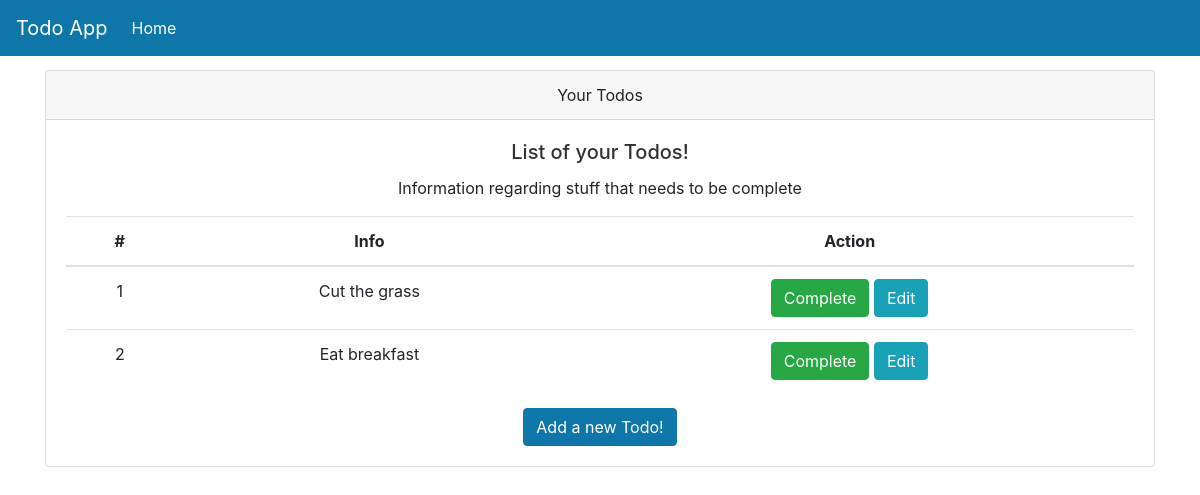
Page /todos/ on the earlier database version.
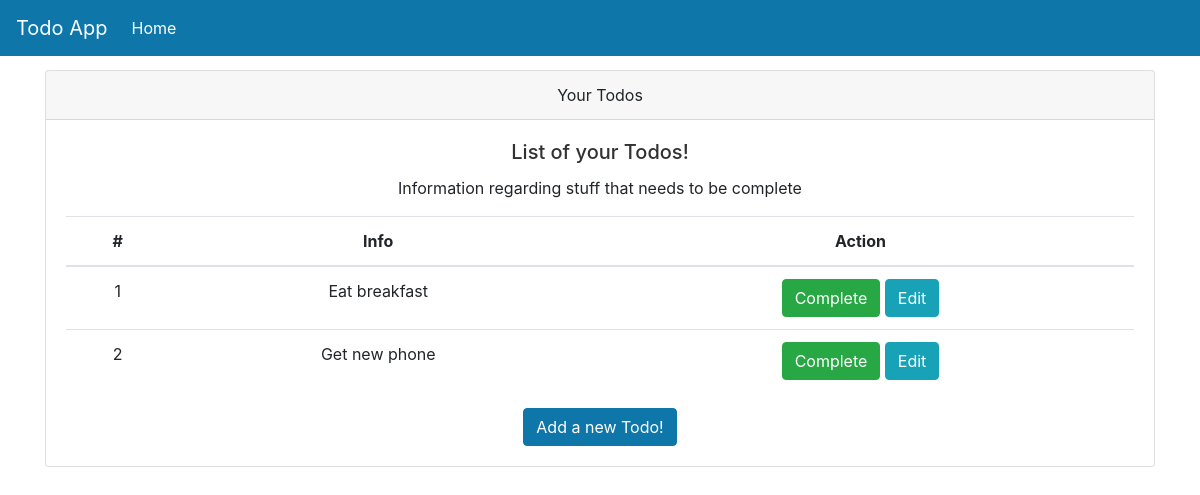
Same page on the later database version.
### models.py (models this page shows)
class Todos(Base):
    __tablename__ = "todos"
    id = Column(Integer, primary_key=True, index=True)
    title = Column(String)
    description = Column(String)
    priority = Column(Integer)
    complete = Column(Boolean, default=False)
    owner_id = Column(Integer, ForeignKey("users.id"))
    owner = relationship("Users", back_populates="todos")

### routers/todos.py (the view)
@router.get("/", response_class=HTMLResponse)
async def read_all_by_user(request: Request, db:Session = Depends(get_db)):
    todos = db.query(models.Todos).filter(models.Todos.owner_id == 1).all()
    return templates.TemplateResponse("home.html", {"request": request, "todos": todos})

### templates/home.html (shortened to what this page needs)
{% include 'layout.html' %}
<div class="container">
    <div class="card text-center">
        <div class="card-header">
            Your Todos
        </div>
        <div class="card-body">
            <h5 class="card-title">List of your Todos!</h5>
            <p class="card-text">Information regarding stuff that needs to be complete</p>
            <table class="table table-hover">
                <thead>
                    <tr>
                        <th scope="col">#</th>
                        <th scope="col">Info</th>
                        <th scope="col">Action</th>
                    </tr>
                </thead>
                <tbody>
                    {% for todo in todos %}
                    {% if todo.complete == False %}
                    <tr class="pointer">
                        <td>{{loop.index}}</td>
                        <td>{{todo.title}}</td>
                        <td>
                            <button onclick="window.location.href='complete/{{todo.id}}'" type="button" class="btn btn-success">Complete</button>
                            <button onclick="window.location.href='edit-todo/{{todo.id}}'"
                                    type="button" class="btn btn-info">Edit
                            </button>
                        </td>
                    </tr>
                    {% endif %}
                    {% endfor %}
                </tbody>
            </table>
            <a class="btn btn-primary" href="add-todo">Add a new Todo!</a>
        </div>
    </div>
</div>

### templates/layout.html (shortened to what this page needs)
<!DOCTYPE html>
<html lang="en">
<head>
    <link rel="stylesheet" type="text/css" href="{{ url_for('static', path='/todo/css/base.css') }}">
    <link rel="stylesheet" type="text/css" href="{{ url_for('static', path='/todo/css/bootstrap.css') }}">
</head>
<body>
{% include 'navbar.html' %}
</body>
</html>

### templates/navbar.html (shortened to what this page needs)
<div>
    <nav class="navbar navbar-expand-md navbar-dark main-color fixed-top">
        <a class="navbar-brand" href="#">Todo App</a>
        <div class="collapse navbar-collapse" id="navbarNav">
            <ui class="navbar-nav">
                <li class="nav-item active">
                    <a class="nav-link" href="#">Home</a>
                </li>
            </ui>
        </div>
    </nav>
</div>

### static/todo/css/base.css (style rules this page uses)
body { background: #fafafa; color: #33333a; padding-top: 70px; }
h1, h2, h3, h4, h5, h6 { color: #323232; }
.main-color { background-color: #0e76a8 ; }

Differences in the rows shown:
removed Todos: title "Cut the grass"
added Todos: title "Get new phone"
